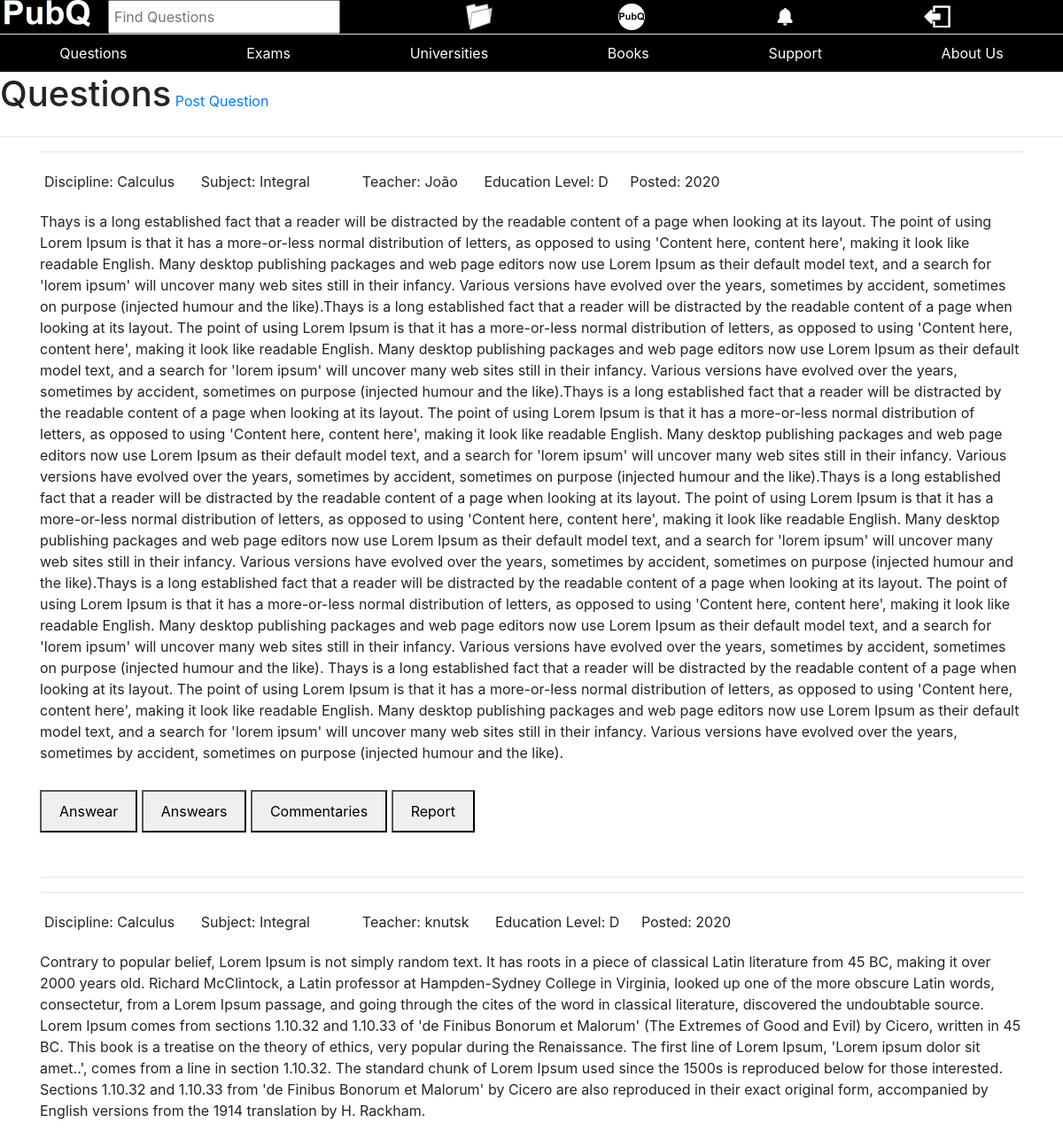
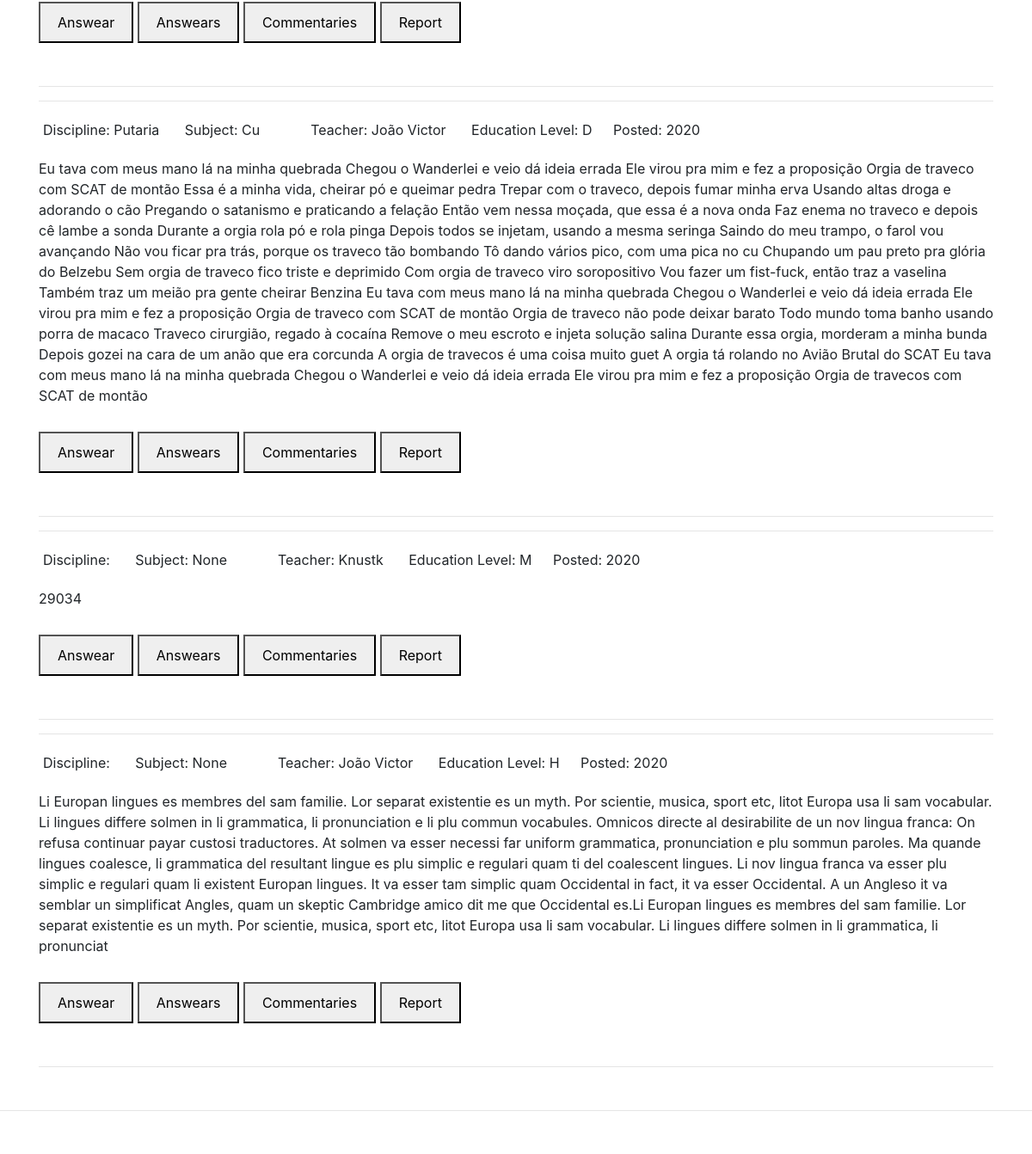
The app's page / (signed in), older data (2 pictures, top to bottom).
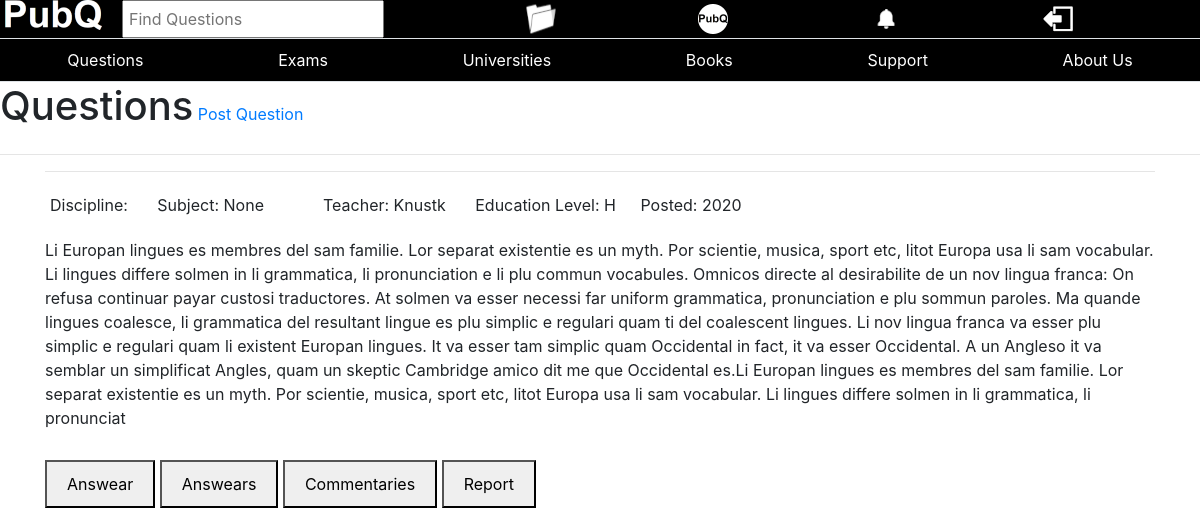
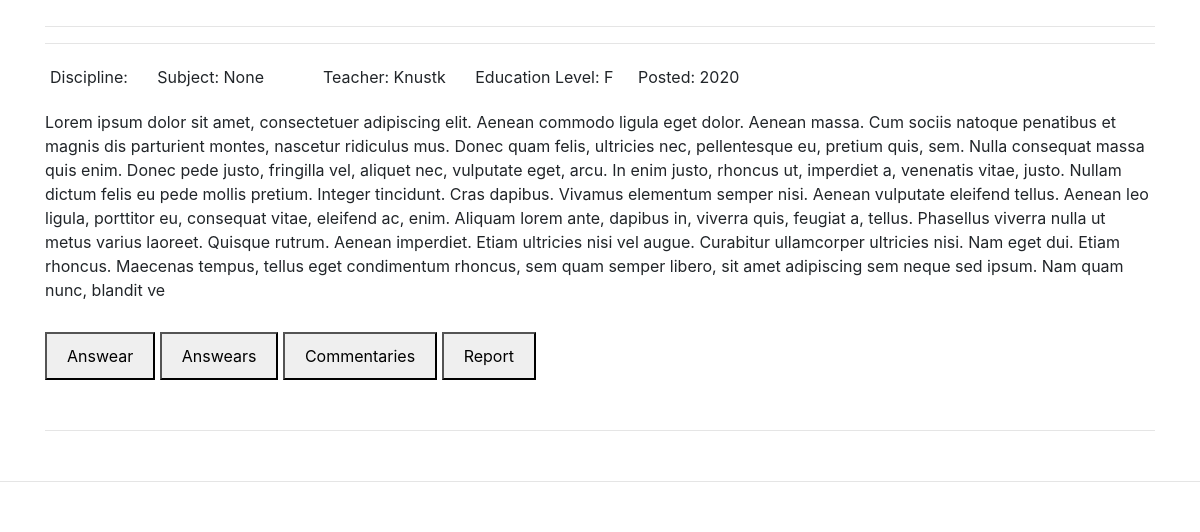
The same page, newer data (2 pictures, top to bottom).
### base/models.py (models this page shows)
class Question(models.Model):
    date_created = models.DateTimeField(auto_now_add=True, null=True)
    text = models.CharField(max_length=10000)
    teacher_name = models.CharField(max_length=200)
    university_name = models.CharField(max_length=200, blank=True, null=True)
    education_Level = models.CharField(max_length=1, choices=EDUCATIONS)
    answear = models.CharField(max_length=5000, blank=True, null=True)
    is_public = models.BooleanField(default=True, blank=True)
    wrong_answears_count = models.IntegerField(default=0, blank=True)
    pic_1 = models.ImageField(blank=True, null=True)
    pic_2 = models.ImageField(blank=True, null=True)
    exam = models.ForeignKey("Exam", on_delete=models.CASCADE, null=True, blank=True)
    subject = models.ForeignKey(Subject, on_delete=models.SET_NULL, null=True, blank=True)
    answears = models.ManyToManyField(Answear, blank=True)
    reports = models.ManyToManyField(Report, blank=True)

class Subject(models.Model):
    name = models.CharField(max_length=100)
    discipline_name = models.CharField(max_length=100)
    reports = models.ManyToManyField(Report, blank=True)
    def __str__(self):
        return self.name

### base/views.py (the view)
# urls.py: path("", views.questions, name="questions"),
@login_required(login_url="login")
def questions(request):
    questions = Question.objects.filter(is_public=True)
    paginator = Paginator(questions, 5)
    page = request.GET.get("page")
    try:
        questions = paginator.page(page)
    except PageNotAnInteger:
        questions = paginator.page(1)
    except EmptyPage:
        questions = paginator.page(paginator.num_pages)
    context = {
        "page": page,
        "questions": questions,
    }
    return render(request, "base/questions.html", context)

### base/templates/base/questions.html (shortened to what this page needs)
{%  extends 'base/main.html' %}
{% block content %}
<div style="display:inline-block;">
    <h1>Questions</h1></div>
    <a href="{% url 'postquestion' %}" type="submit">Post Question</a>
        <hr>
        {% for question in questions %}
            {% include 'base/question_display.html' %}
        {% endfor %}
</div>
{% endblock %}

### base/templates/base/question_display.html (shortened to what this page needs)
{% load static %}
<div class="container">
   <hr>
    <div style="display:block; margin-bottom:50px; margin-bottom:50px;">
        <div style="display:block;">
            <div style="display:inline-block; margin:5px; margin-right:20px;">
                <p>Discipline: {{question.subject.discipline_name}}</p>
            </div>
            <div style="display:inline-block; margin:5px; margin-right:20px;">
                <p>Subject: {{question.subject}}</p>
            </div>
            <div style="display:inline-block; margin:5px; margin-right:20px;">
                <p>Teacher: {{question.teacher_name}}</p>
            </div>
            <div style="display:inline-block; margin:5px; margin-right:20px;">
                <p>Education Level: {{question.education_Level}}</p>
            </div>
            <div style="display:inline-block;">
                <p>Posted: {{question.date_created.year}}</p>
            </div>
        </div>
        <div>
            <p style="margin-bottom:30px;">{{question.text}}</p>
        </div>
        <button style="padding:10px; padding-right:20px; padding-left:20px;" type="submit">Answear</button>
        <button id="answears" style="padding:10px; padding-right:20px; padding-left:20px;"  onclick="Show">Answears</button>
        <button style="padding:10px; padding-right:20px; padding-left:20px;">Commentaries</button>
        <a href="postreport"><button style="padding:10px; padding-right:20px; padding-left:20px;">Report</button></a>
    </div>
    <hr>
</div>

Row changes from the older to the newer data that the page shows:
removed Question: subject.discipline_name "Calculus", subject "Integral", teacher_name "João", education_Level "D", date_created.year "2020", text "Thays is a long established fact that a reader will be distracted by the readable content of a page when looking at its layout. The point of using Lorem Ipsum is that it has a more-or-less normal distribution of letters, as opposed to using 'Content here, content here', making it look like readable English. Many desktop publishing packages and web page editors now use Lorem Ipsum as their default model text, and a search for 'lorem ipsum' will uncover many web sites still in their infancy. Various versions have evolved over the years, sometimes by accident, sometimes on purpose (injected humour and the like).Thays is a long established fact that a reader will be distracted by the readable…"
removed Question: subject.discipline_name "Calculus", subject "Integral", teacher_name "knutsk", education_Level "D", date_created.year "2020", text "Contrary to popular belief, Lorem Ipsum is not simply random text. It has roots in a piece of classical Latin literature from 45 BC, making it over 2000 years old. Richard McClintock, a Latin professor at Hampden-Sydney College in Virginia, looked up one of the more obscure Latin words, consectetur, from a Lorem Ipsum passage, and going through the cites of the word in classical literature, discovered the undoubtable source. Lorem Ipsum comes from sections 1.10.32 and 1.10.33 of 'de Finibus Bonorum et Malorum' (The Extremes of Good and Evil) by Cicero, written in 45 BC. This book is a treatise on the theory of ethics, very popular during the Renaissance. The first line of Lorem Ipsum,…"
removed Question: subject.discipline_name "Putaria", subject "Cu", teacher_name "João Victor", education_Level "D", date_created.year "2020", text "Eu tava com meus mano lá na minha quebrada Chegou o Wanderlei e veio dá ideia errada Ele virou pra mim e fez a proposição Orgia de traveco com SCAT de montão Essa é a minha vida, cheirar pó e queimar pedra Trepar com o traveco, depois fumar minha erva Usando altas droga e adorando o cão Pregando o satanismo e praticando a felação Então vem nessa moçada, que essa é a nova onda Faz enema no traveco e depois cê lambe a sonda Durante a orgia rola pó e rola pinga Depois todos se injetam, usando a mesma seringa Saindo do meu trampo, o farol vou avançando Não vou ficar pra trás, porque os traveco tão bombando Tô dando vários pico, com uma pica no cu Chupando um pau preto pra glória do Belzebu Sem…"
removed Question: subject "None", teacher_name "Knustk", education_Level "M", date_created.year "2020", text "29034"
removed Question: subject "None", teacher_name "João Victor", education_Level "H", date_created.year "2020", text "Li Europan lingues es membres del sam familie. Lor separat existentie es un myth. Por scientie, musica, sport etc, litot Europa usa li sam vocabular. Li lingues differe solmen in li grammatica, li pronunciation e li plu commun vocabules. Omnicos directe al desirabilite de un nov lingua franca: On refusa continuar payar custosi traductores. At solmen va esser necessi far uniform grammatica, pronunciation e plu sommun paroles. Ma quande lingues coalesce, li grammatica del resultant lingue es plu simplic e regulari quam ti del coalescent lingues. Li nov lingua franca va esser plu simplic e regulari quam li existent Europan lingues. It va esser tam simplic quam Occidental in fact, it va esser…"
added Question: subject "None", teacher_name "Knustk", education_Level "H", date_created.year "2020", text "Li Europan lingues es membres del sam familie. Lor separat existentie es un myth. Por scientie, musica, sport etc, litot Europa usa li sam vocabular. Li lingues differe solmen in li grammatica, li pronunciation e li plu commun vocabules. Omnicos directe al desirabilite de un nov lingua franca: On refusa continuar payar custosi traductores. At solmen va esser necessi far uniform grammatica, pronunciation e plu sommun paroles. Ma quande lingues coalesce, li grammatica del resultant lingue es plu simplic e regulari quam ti del coalescent lingues. Li nov lingua franca va esser plu simplic e regulari quam li existent Europan lingues. It va esser tam simplic quam Occidental in fact, it va esser…"
added Question: subject "None", teacher_name "Knustk", education_Level "F", date_created.year "2020", text "Lorem ipsum dolor sit amet, consectetuer adipiscing elit. Aenean commodo ligula eget dolor. Aenean massa. Cum sociis natoque penatibus et magnis dis parturient montes, nascetur ridiculus mus. Donec quam felis, ultricies nec, pellentesque eu, pretium quis, sem. Nulla consequat massa quis enim. Donec pede justo, fringilla vel, aliquet nec, vulputate eget, arcu. In enim justo, rhoncus ut, imperdiet a, venenatis vitae, justo. Nullam dictum felis eu pede mollis pretium. Integer tincidunt. Cras dapibus. Vivamus elementum semper nisi. Aenean vulputate eleifend tellus. Aenean leo ligula, porttitor eu, consequat vitae, eleifend ac, enim. Aliquam lorem ante, dapibus in, viverra quis, feugiat a,…"
